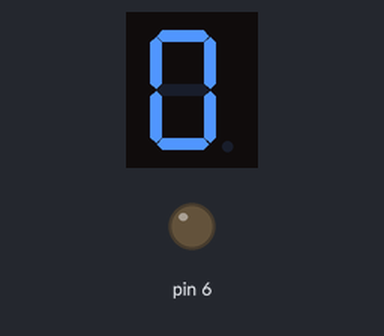
Simulated run of this sketch. Board: Arduino Uno, built with avr-gcc and run on an emulated ATmega328P. On the bench: 1-digit seven-segment display, output pins drawn as LEDs (lit = HIGH). Wiring (inferred from the names in the program): 1-digit 7-segment display, segments lit when HIGH: segments pin 7, pin 8, pin 9, pin 10, pin 11, pin 12, pin 13. The segment pins are drawn as the display they are named for; pins used as bus, display or sensor lines are not drawn.

Above: at 0.1 s.
At 0.6 s:
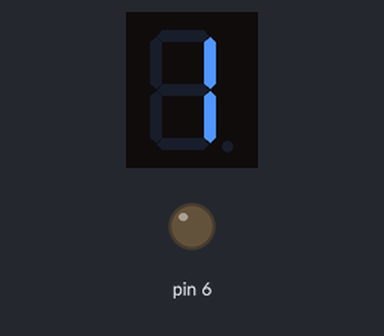
At 1.1 s:
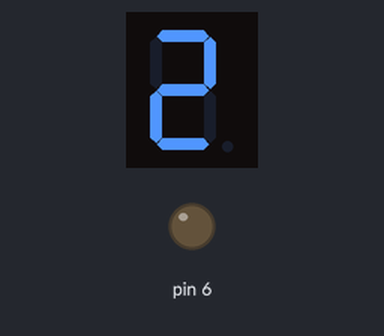
At 2.1 s:
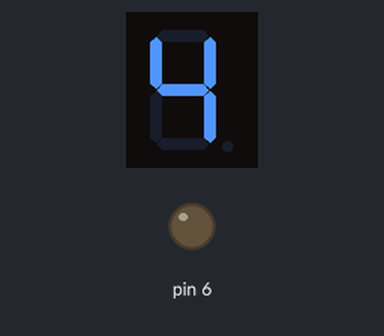
At 3.1 s:
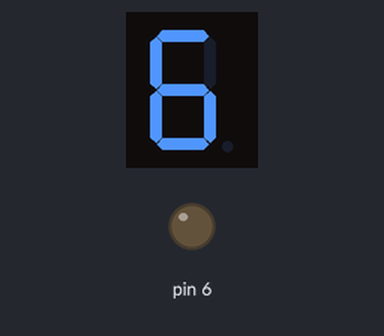
At 4.6 s:
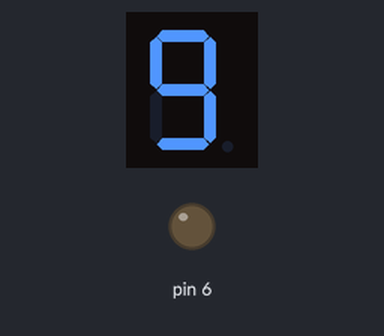

The sketch:

7_Segment_-_Week_2_Task_3.ino
```cpp
int A = 7;
int B = 8;
int C = 9;
int D = 10;
int E = 11;
int F = 12;
int G = 13;

int myPins[] = {A,B,C,D,E,F,G};

int Zero[] = {1,1,1,1,1,1,0};
int One[] = {0,1,1,0,0,0,0};
int Two[] = {1,1,0,1,1,0,1};
int Three[] = {1,1,1,1,0,0,1};
int Four[] = {0,1,1,0,0,1,1};
int Five[] = {1,0,1,1,0,1,1};
int Six[] = {1,0,1,1,1,1,1};
int Seven[] = {1,1,1,0,0,0,0};
int Eight[] = {1,1,1,1,1,1,1};
int Nine[] = {1,1,1,1,0,1,1};

void setup(void)
{
for (int i=6; i<14; i++){
 pinMode(i, OUTPUT);
}
}

int time = 500;
void loop(){

for (int j=0; j<7; j++){
digitalWrite(myPins[j],Zero[j]);
}
delay(time);

for (int j=0; j<7; j++){
digitalWrite(myPins[j],One[j]);
}
delay(time);

for (int j=0; j<7; j++){
digitalWrite(myPins[j],Two[j]);
}
delay(time);

for (int j=0; j<7; j++){
digitalWrite(myPins[j],Three[j]);
}
delay(time);

for (int j=0; j<7; j++){
digitalWrite(myPins[j],Four[j]);
}
delay(time);

for (int j=0; j<7; j++){
digitalWrite(myPins[j],Five[j]);
}
delay(time);

for (int j=0; j<7; j++){
digitalWrite(myPins[j],Six[j]);
}
delay(time);

for (int j=0; j<7; j++){
digitalWrite(myPins[j],Seven[j]);
}
delay(time);

for (int j=0; j<7; j++){
digitalWrite(myPins[j],Eight[j]);
}
delay(time);

for (int j=0; j<7; j++){
digitalWrite(myPins[j],Nine[j]);
}
delay(time);
}
```

Measured:
- by itself, everything shown: repeats every 5.0 s, in 10 steps
- what the display in image 1 shows lasts 0.5 s, from 0.5 s to 1.0 s
